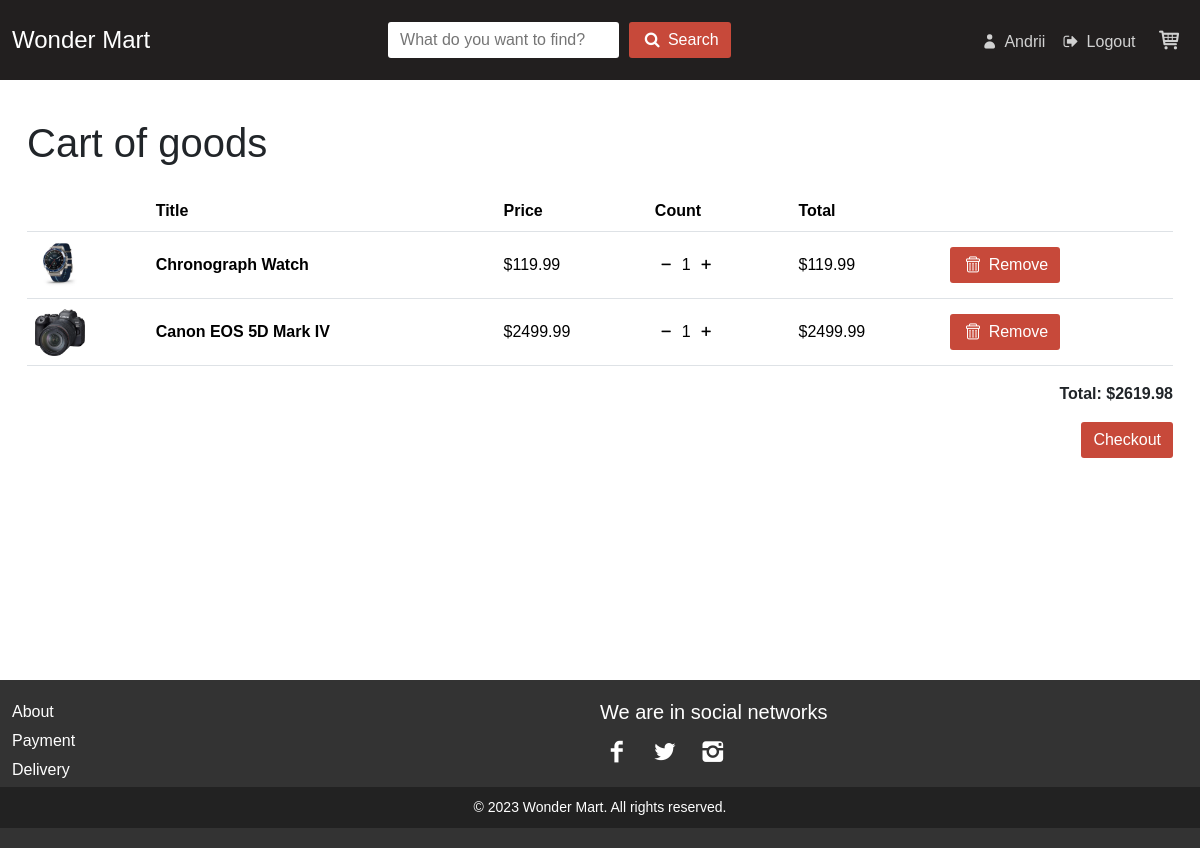
Screenshot of /cart/ (signed in) with the database file from the repository.
### accounts/models.py (models this page shows, shortened)
class Customer(AbstractUser):
    username = models.CharField(max_length=150, unique=False)
    surname = models.CharField(max_length=150)
    email = models.EmailField(unique=True)
    phoneNumber = models.CharField(max_length=20)
    address = models.TextField()
    USERNAME_FIELD = 'email'
    REQUIRED_FIELDS = ['username', 'surname', 'phoneNumber', 'address']

### app/models.py (models this page shows, shortened)
class Cart(models.Model):
    customer = models.ForeignKey(Customer, on_delete=models.CASCADE)
    product = models.ForeignKey(Product, on_delete=models.CASCADE, null=True)
    count = models.IntegerField(default=1)

class Product(models.Model):
    title = models.TextField()
    slug = models.CharField(unique=True, max_length=200, blank=True, null=True)
    image = models.ImageField(upload_to='app/images/')
    description = models.TextField()
    price = models.FloatField()
    count = models.IntegerField()
    subcategory = models.ForeignKey(Subcategory, on_delete=models.CASCADE)

### app/views.py (the view)
# urls.py: path('cart/', cart, name='cart'),
def cart(request):
    if request.user.is_authenticated:
        user = request.user
        return HttpResponse(render(request, 'app/cart.html', {
            'cart': Cart.objects.filter(customer=user),
            'total_price': totalPrice(user)
        }))
    else:
        return redirect('home')

### app/views.py (called while the page is built)
def totalPrice(user):
    total = 0
    for c in Cart.objects.filter(customer=user):
        total += c.product.price * c.count
    return round(total, 2)

### app/templates/app/cart.html (shortened to what this page needs)
{% extends 'app/main.html' %}
{% load static %}
{% load mathfilters %}
{% block main %}
    <div class="container cart">
        {% if cart %}
            <h1 class="my-4">Cart of goods</h1>
            <table class="table">
                <thead>
                <tr>
                    <th></th>
                    <th scope="col">Title</th>
                    <th scope="col">Price</th>
                    <th scope="col">Count</th>
                    <th scope="col">Total</th>
                    <th scope="col"></th>
                </tr>
                </thead>
                <tbody>
                {% for c in cart %}
                    <tr>
                        <td>
                            <a href="/product/{{ c.product.slug }}/">
                                <div class="img" style="background-image: url('/static/{{ c.product.image }}');"></div>
                            </a>
                        </td>
                        <th scope="row"><a href="/product/{{ c.product.slug }}/">{{ c.product.title }}</a></th>
                        <td>$<span class="product-price">{{ c.product.price }}</span></td>
                        <td><span class="reduce"><i class="icon-minus"></i></span> <span class="count-products">{{ c.count }}</span> <span class="increase"><i class="icon-plus"></i></span></td>
                        <td>$<span class="total-price-product">{{ c.count|mul:c.product.price|floatformat:2 }}</span></td>
                        <td>
                            <button class="button remove-from-cart" data-id="{{ c.product.id }}"><i class="icon-trash-8"></i> Remove</button>
                        </td>
                    </tr>
                {% endfor %}
                </tbody>
            </table>
            <div class="text-end">
                <p><strong>Total: $<span class="total-price">{{ total_price }}</span></strong></p>
            </div>
            <div class="text-end">
                <button class="button checkout">Checkout</button>
            </div>
        {% else %}
            <div class="alert alert-danger alert-dismissible" role="alert">
                Cart is empty
            </div>
        {% endif %}
    </div>
{% endblock %}

### app/templates/app/header.html
{% block header %}
    {% load static %}
    {% block css_file %}
        <link rel="stylesheet" type="text/css" href="{% static 'app/css/header.css' %}">
    {% endblock %}
    <header>
        <div class="container">
            <div class="header-content">
                <div class="logo">
                    <a href="/">Wonder Mart</a>
                </div>
                <div class="search-bar">
                    <input type="text" name="search" placeholder="What do you want to find?">
                    <button><i class="icon-search"></i> Search</button>
                </div>
                <div class="user-actions">
                    {% if user.is_authenticated %}
                        <a href="{% url 'profile' %}"><i class="icon-user"></i> {{ request.user.username }}</a>
                        <a href="{% url 'logout' %}"><i class="icon-logout-1"></i> Logout</a>
                    {% else %}
                        <a href="{% url 'login' %}"><i class="icon-user icon"></i> Sign in</a>
                        <span class="divider">|</span>
                        <a href="{% url 'register' %}"><i class="icon-user-plus icon"></i> Sign up</a>
                    {% endif %}
                    <a href="{% url 'cart' %}" class="cart-button">
                        <i class="icon-basket icon"></i>
                    </a>
                </div>
            </div>
        </div>
    </header>
{% endblock %}

### app/static/app/css/main.css (style rules this page uses)
body { font-family: Arial, sans-serif; }
* { margin: 0; padding: 0; box-sizing: border-box; }
a { text-decoration: none; color: #000; transition: 0.2s; }
.button { background-color: var(--button-background); color: var(--button-text-color); border: none; padding: var(--button-padding); border-radius: var(--button-border-radius); cursor: pointer; font-size: 16px; white-space: nowrap; }
.reduce, .increase { cursor: pointer; }
.cart .img { width: 50px; height: 50px; background-position: center; background-repeat: no-repeat; background-size: contain; }
.cart td, .cart th { vertical-align: middle; }

### app/static/app/css/header.css (style rules this page uses)
header { background-color: var(--primary-color); color: var(--text-color); }
i.icon { font-size: var(--icon-font-size); }
.container { max-width: 1200px; margin: 0 auto; }
.header-content { height: var(--header-height); display: flex; justify-content: space-between; align-items: center; }
.logo a { color: var(--logo-color); text-decoration: none; font-size: 24px; }
.search-bar { display: flex; align-items: center; }
.search-bar input[type="text"] { padding: var(--button-padding); border: none; border-radius: var(--button-border-radius); margin-right: 10px; height: var(--header-search-height); }
.search-bar button { background-color: var(--button-background); color: var(--button-text-color); border: none; padding: var(--button-padding); border-radius: var(--button-border-radius); cursor: pointer; font-size: 16px; white-space: nowrap; }
.user-actions { text-align: right; }
.user-actions a { color: var(--text-color); text-decoration: none; margin-left: 10px; font-size: 16px; }
.cart-button { color: var(--button-text-color); border: none; border-radius: var(--button-border-radius); cursor: pointer; position: relative; transition: 0.2s; padding: 8px 5px 5px 5px; }

### app/static/app/css/variables.css (style rules this page uses)
:root { --primary-color: #221F1F; --secondary-color: #C7493A; --text-color: #d1d1d1; --background-color: #f0f0f0; --button-background: var(--secondary-color); --button-text-color: #fff; --button-padding: 6px 12px; --button-border-radius: 3px; --button-font-size: 18px; --icon-font-size: 20px; --header-height: 80px; --header-search-height: 36px; --logo-color: #fff; }

### rows the page displays
Customer: user.username "Andrii"
Cart: product.image (picture), product "Chronograph Watch", product.price "119.99", count "1", count|mul "119.99"
Cart: product.image (picture), product "Canon EOS 5D Mark IV", product.price "2499.99", count "1", count|mul "2499.99"

### other values shown
{{ total_price }} "2619.98"
